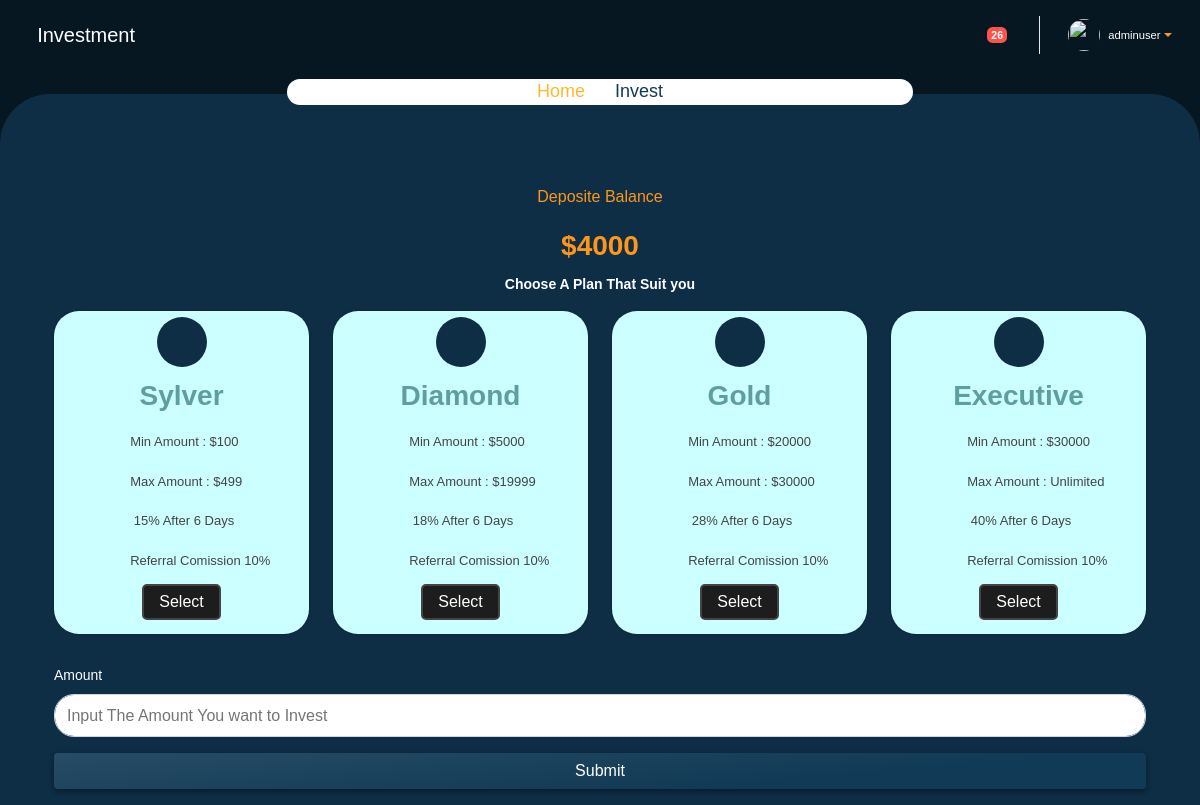
The page /create-investment/ (signed in) on the database its author committed.
### account/models.py (models this page shows, shortened)
class Account(AbstractUser):
    email       = models.EmailField(verbose_name='email', max_length=60, unique=True )
    zipcode    = models.CharField(max_length=30,blank=True,null=True)
    country    = models.CharField(max_length=100,blank=True,null=True)
    address    = models.CharField(max_length=100,blank=True,null=True)
    gender    = models.CharField(max_length=100,blank=True,null=True)
    state    = models.CharField(max_length=100,blank=True,null=True)
    city    = models.CharField(max_length=100,blank=True,null=True)
    date_of_birth = models.CharField(max_length=100,blank=True,null=True)
    phone = models.CharField(max_length=30, blank=True,null=True,unique=True)
    balance = models.IntegerField(default=0, blank=True,null=True)
    deposite_balance = models.IntegerField(default=0, blank=True,null=True)
    total_amount_invested = models.IntegerField(default=0, blank=True,null=True)
    total_investement_count = models.IntegerField(default=0, blank=True,null=True)
    withdraw_total = models.IntegerField(default=0, blank=True,null=True)
    is_email_verifield = models.BooleanField(default=False)
    bonus = models.IntegerField(default=0,blank=True,null=True)
    refferal = models.IntegerField(default=0,blank=True,null=True)
    USERNAME_FIELD = 'email'
    REQUIRED_FIELDS = ['username']

### users/models.py (models this page shows, shortened)
class Packages(models.Model):
    hours= models.IntegerField()
    name = models.CharField(max_length=40)
    percent = models.IntegerField()
    min_amount = models.IntegerField(default=0)
    max_amount = models.IntegerField(default=0)
    ref_percent = models.IntegerField(default=0)

### users/views.py (the view, shortened to what this page needs)
# urls.py: path('create-investment/',views.create_investment_view,name="create_investment"),
@login_required
def create_investment_view(request):
    packages = Packages.objects.all()
    user = request.user
    investment = get_object_or_404(Investments,user=user)
    return render(request,'users/create_investment.html',{'packages':packages})

### users/context_processor.py (called while the page is built)
def user_notification_processor(request):
    user = request.user
    if user.is_authenticated:
        user_notify_count = Notification.objects.filter(user=request.user,read=False).count()
        return {"user_notify_count":user_notify_count}
    else:
        return {"user_notify": "user_notify"}

### templates/users/create_investment.html (shortened to what this page needs)
{% extends "layout/users.html" %} {% block title %} Investment {% endblock title %}  {% block content %}
<header>
    <nav class="navbar navbar-expand   topbar mb-4 static-top">
        <a href="{% url 'dashboard' %}" id="sidebarToggleTop2" class=" rounded-circle mr-3 text-white ">
            <i class="fas fa-arrow-left"></i>
            <span>Investment</span>
        </a>
        <ul class="navbar-nav ml-auto">
            <li class="nav-item    mx-1">
                <a class="nav-link  " href="{% url 'notifications' %}" id="alertsDropdown">
                    <i class="fas fa-bell fa-fw"></i>
                    <span class="badge badge-danger badge-counter">{{user_notify_count}}</span>
                </a>
            </li>
            <li class="nav-item dropdown no-arrow">
                <a class="nav-link dropdown-toggle" href="#" id="userDropdown" role="button" data-toggle="dropdown" aria-haspopup="true" aria-expanded="false">
                    <img class="img-profile rounded-circle" src="/static/images/avatar.png" style="max-width: 60px">
                    <span class="ml-2 d-none d-lg-inline text-white small">{{user.username}}</span>
                </a>
            </li>
        </ul>
    </nav>
</header>
<div class="content" style="min-height: 87vh;">
    <div class="container">
        <div class="col-xl-12">
            <div class="row justify-content-center">
                <div class="col-7">
                    <div class="depo-card breadcrum">
                        <nav aria-label="breadcrumb">
                            <ol class="breadcrumb">
                                <li class="breadcrumb-item"><a href="/">Home</a></li>
                                <li class="breadcrumb-item active" aria-current="page">Invest </li>
                            </ol>
                        </nav>
                    </div>
                </div>
            </div>
            <div class="row">
                <div class="col-12">
                </div>
            </div>
            <form action="" method="post">
                <div class="row justify-content-center">
                    <div class="col-8 text-center mb-3 text-success">
                        <p>Deposite Balance</p>
                        <h3>${{user.deposite_balance}}</h3>
                        <strong class="text-white">Choose A Plan That Suit you</strong>
                    </div>
                </div>
                <div class="row justify-content-center">
                    {% for pack in packages %}
                    <div class="col-lg-3 col-10">
                        <div class="card__item mb-3">
                            <div class="card__body">
                                <div class="rounded-circle mb-2 bg-white-light fa_card">
                                    <i class="fas fa-gift fa-2x fa__item"></i>
                                </div>
                                <h3 class="card-balance">{{pack.name}}</h3>
                                <ul class="pricing-content unstyled">
                                    <li><i class="fa fa-check-circle"></i>Min Amount : ${{pack.min_amount}} </li>
                                    <li><i class="fa fa-check-circle"></i>Max Amount : {% if pack.name == 'Executive' %} Unlimited {% else %} ${{pack.max_amount}} {% endif %} </li>
                                    <li><i class="fa fa-check-circle"></i> {{pack.percent}}% After 6 Days</li>
                                    <li><i class="fa fa-check-circle"></i>Referral Comission 10%</li>
                                </ul>
                                <div class="radio-toolbar">
                                    <label for="package_{{ pack.id }}">Select</label>
                                </div>
                            </div>
                        </div>
                    </div>
                    {% endfor %}
                </div>
                <div class="row">
                    <div class="col-lg-12">
                        <div class="form-group mt-3  ">
                            <label>Amount</label>
                            <input type="number" class="form-control" placeholder="Input The Amount You want to Invest" name="amount" required>
                        </div>
                        <div class="form-group mt-3">
                            <button class="btn btn-primary btn-block">Submit</button>
                        </div>
                    </div>
                </div>
            </form>
        </div>
    </div>
</div>
{% endblock content %} {% block javascripts %} {% endblock javascripts %}

### static/css/style.css (style rules this page uses)
* { margin: 0; padding: 0; }
html { overflow-x: hidden !important; width: 100%; height: 100%; position: relative; -webkit-font-smoothing: antialiased; }
body { font-family: "Nunito Sans", sans-serif; font-size: 14px; line-height: 1.42857; color: rgb(51, 51, 51); background-color: rgb(255, 255, 255); }
h1, h2, h3, h4, h5, h6, .h1, .h2, .h3, .h4, .h5, .h6 { font-family: "Nunito Sans", sans-serif; line-height: 1.5; font-weight: 600; }
p { line-height: 1.6; }
p { font-size: 16px; }
ul, ol { padding: 0; margin: 0; }
a { color: #506690; outline: none; text-decoration: none }
ul, ol { padding: 0 !important; margin: 0 !important; }
ul.unstyled { list-style: none; }
img { max-width: 100% }
label { font-weight: 400 }
.btn.btn-primary { background: #274c65; background: -moz-linear-gradient(175deg, #274c65 0%, #113a56 70%); background: -webkit-gradient(175deg, 175deg, color-stop(0%, #274c65), color-stop(70%, #113a56)); background: -webkit-linear-gradient( 175deg, #274c65 0%, #113a56 70%); background: -o-linear-gradient(175deg, #274c65 0%, #113a56 70%); background: -ms-linear-gradient(175deg, #274c65 0%, #113a56 70%); background: linear-gradient( 175deg, #274c65 0%, #113a56 70%); box-shadow: 0 3px 4.7px 0.3px rgb(0 0 0 / 24%), 0 1px 6.86px 0.14px rgb(0 0 0 / 16%) !important; color: #fff; border: none; }
.breadcrumb { background-color: transparent; padding: 0; margin-top: 20px; justify-content: center; }
.breadcrumb li { color: #fcb930; text-transform: capitalize; }
.breadcrumb-item a { font-weight: 500; font-size: 18px; position: relative; z-index: 2; color: #fcb930; }
.breadcrumb-item.active { font-weight: 500; color: white; font-size: 18px; position: relative; z-index: 2; }
.breadcrumb-item+.breadcrumb-item::before { content: "\f101"; font-family: "Font Awesome 5 Free"; font-weight: 600; color: white; font-size: 18px; left: 0; }
.wrapper.dashboard .content { background: rgb(14, 46, 69); border-radius: 50px 50px 0px 0px; }
.topbar { height: 4.375rem; z-index: 2; background: transparent; }
.topbar .nav-item .nav-link { height: 4.375rem; display: -webkit-box; display: -ms-flexbox; display: flex; -webkit-box-align: center; -ms-flex-align: center; align-items: center; padding: 0 .75rem }
.topbar .dropdown { position: static }
@media (min-width:576px) { .topbar .dropdown { position: relative } }
.topbar .nav-item .nav-link .img-profile { height: 2rem; width: 2rem; }
.card__item { padding: 15px; box-shadow: 0 0 3px rgb(0 0 0 / 20%); background-color: #ccffff; display: flex; border-radius: 25px; }
.card__body { display: flex; flex-direction: column; align-items: center; flex-grow: 1; min-width: 50px; overflow: hidden; white-space: nowrap; justify-content: center; font-family: sans-serif; font-size: 13px; color: #444444; text-decoration: none; }
.fa_card { background-color: rgb(14, 46, 69); border-radius: 50%; height: 50px; width: 50px; align-items: center; justify-content: center; display: flex; color: white; }
.depo-card { border-radius: 20px; align-items: center; justify-content: center; text-align: center; background-color: #fff; margin-top: -20px; }
.depo-card.breadcrum { margin-top: -15px; }
a#sidebarToggleTop2 { font-size: 20px; }
.depo-card .breadcrumb-item.active { color: #113a56 !important; }
.depo-card .breadcrumb-item+.breadcrumb-item::before { color: #113a56 !important; }
.content label { color: #fff !important; }

### static/css/responsive.css (style rules this page uses)
@media only screen and (min-width: 1200px) and (max-width: 1300px) { .card__item { padding: 6px; } }

### static/css/orange.css (style rules this page uses)
a, a:hover, a:active, a:focus, .title-head span, .base-color, .slider-text .slide-title span { color: #fd961a; }

### templates/layout/users.html (style rules this page uses)
.form-control { border-radius: 1.25rem; }

### templates/users/create_investment.html (style rules this page uses)
.text-success { color: #fd961a !important; }
.radio-toolbar label { color: #ffffff; display: inline-block; background-color: #1d1d1d; ; padding: 5px 15px; font-size: 16px; border: 2px solid #444; border-radius: 5px; }
h3.card-balance { color: cadetblue; }
ul.pricing-content li { margin-bottom: 1em; }
ul.pricing-content li i { color: #fd961a; font-size: 25px; margin-right: 18px; }

### rows shown on the page
Account: username "adminuser", deposite_balance "4000"
Packages: name "Sylver", min_amount "100", max_amount "499", percent "15"
Packages: name "Diamond", min_amount "5000", max_amount "19999", percent "18"
Packages: name "Gold", min_amount "20000", max_amount "30000", percent "28"
Packages: name "Executive", min_amount "30000", shows "Unlimited", percent "40"

### other values the page prints
{{ user_notify_count }} "26"
